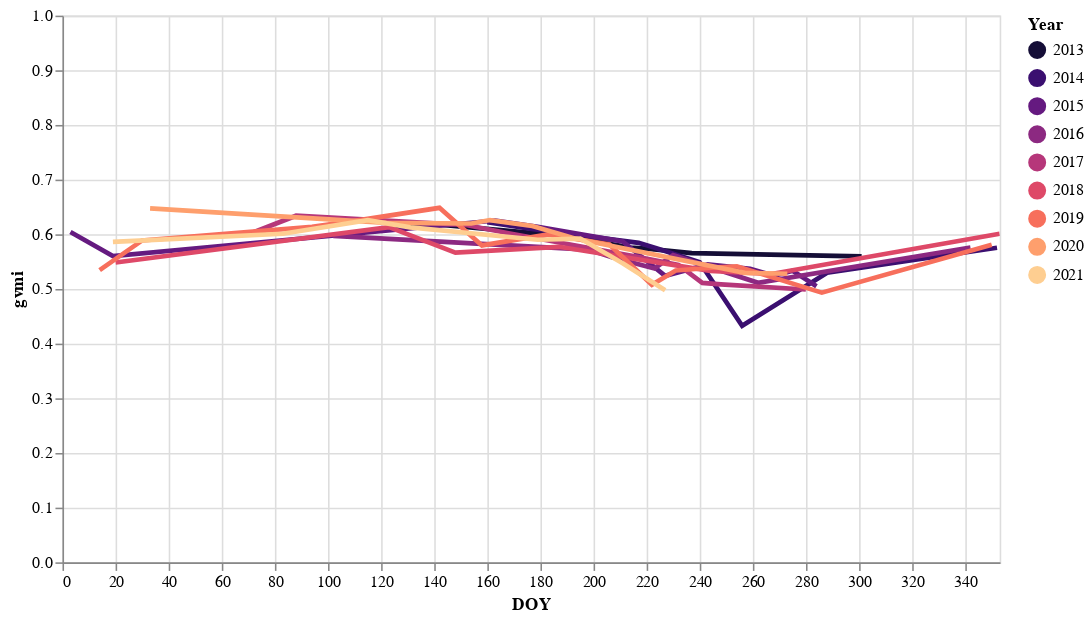

The notebook cell saved with this chart:
### Code cell
import altair as alt
highlight = alt.selection(
    type='single', on='mouseover', fields=['Year'], nearest=True)

base = alt.Chart(ndvi_df).encode(
    x=alt.X('DOY:Q', scale=alt.Scale(domain=[0, 353], clamp=True)),
    y=alt.Y('gvmi:Q', scale=alt.Scale(domain=[0, 1])),
    color=alt.Color('Year:O', scale=alt.Scale(scheme='magma')))

points = base.mark_circle().encode(
    opacity=alt.value(0),
    tooltip=[
        alt.Tooltip('Year:O', title='Year'),
        alt.Tooltip('DOY:Q', title='DOY'),
        alt.Tooltip('gvmi:Q', title='GVMI')
    ]).add_selection(highlight)

lines = base.mark_line().encode(
    size=alt.condition(~highlight, alt.value(1), alt.value(3)))

(points + lines).properties(width=600, height=350).interactive()
